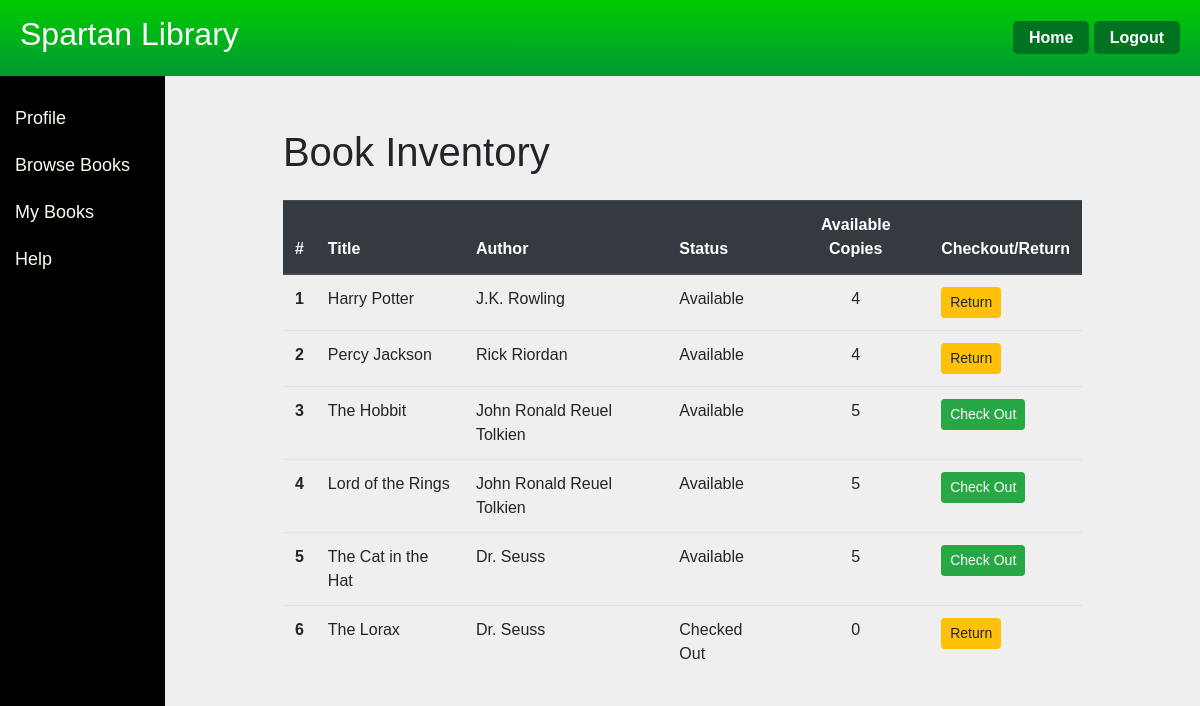
The page /book_inventory (signed in) on the database its author committed.
### app/models.py (models this page shows, shortened)
class Book(db.Model):
    id = db.Column(db.Integer, primary_key=True)
    title = db.Column(db.String(100), nullable=False)
    author = db.Column(db.String(100), nullable=False)
    status = db.Column(db.String(10), default='Available')
    available_copies = db.Column(db.Integer, default=1)
    total_copies = db.Column(db.Integer, default=1)

### app/routes.py (the view)
@main.route('/book_inventory')
def book_inventory():
    role = current_user.role if current_user.is_authenticated else 'guest'
    if current_user.is_authenticated and role not in ['admin', 'librarian', 'student']:
        return redirect(url_for('main.home'))
    books = Book.query.all()
    return render_template('book_inventory.html', books=books, role=role)

### app/models.py (called while the page is built)
@login.user_loader
def load_user(id):
    return User.query.get(int(id))

### app/templates/book_inventory.html (shortened to what this page needs)
{% extends "home.html" %}
{% block mycontent %}
<div class="container mt-5">
    <div class="row justify-content-center">
        <div class="col-md-10">
            <h1 class="mb-4">Book Inventory</h1>
            <div class="table-responsive">
                <table class="table table-hover">
                    <thead class="thead-dark">
                        <tr>
                            <th scope="col">#</th>
                            <th scope="col">Title</th>
                            <th scope="col">Author</th>
                            <th scope="col">Status</th>
                            {% if current_user.role in ['admin', 'librarian'] %}
                            <th scope="col">Available/Total</th>
                            <th scope="col">Manage Copies</th>
                            <th scope="col">Delete Book</th>
                            {% elif current_user.role == 'student' %}
                            <th scope="col" class="text-center">Available Copies</th>
                            <th scope="col">Checkout/Return</th>
                            {% else %}
                            <th scope="col" class="text-center">Available Copies</th>
                            {% endif %}
                        </tr>
                    </thead>
                    <tbody>
                        {% for book in books %}
                        <tr>
                            <th scope="row">{{ loop.index }}</th>
                            <td>{{ book.title }}</td>
                            <td>{{ book.author }}</td>
                            <td>
                                {% if book.available_copies > 0 %}
                                    Available
                                {% else %}
                                    Checked Out
                                {% endif %}
                            </td>
                            {% if current_user.role in ['admin', 'librarian'] %}
                            <td class="text-center">{{ book.available_copies }} / {{ book.total_copies }}</td>
                            <td>
                                <div class="d-flex justify-content-start">
                                    <form action="{{ url_for('main.update_copies', book_id=book.id) }}" method="post" class="mr-2">
                                        <input type="hidden" name="action" value="decrease">
                                        <button type="submit" class="btn btn-outline-secondary btn-sm">-</button>
                                    </form>
                                    <span class="mx-2">{{ book.total_copies }}</span>
                                    <form action="{{ url_for('main.update_copies', book_id=book.id) }}" method="post" class="ml-2">
                                        <input type="hidden" name="action" value="increase">
                                        <button type="submit" class="btn btn-outline-secondary btn-sm">+</button>
                                    </form>
                                </div>
                            </td>
                            <td>
                                <form action="{{ url_for('main.delete_book', book_id=book.id) }}" method="post" onsubmit="return confirm('Are you sure you want to delete this book?');">
                                    <button type="submit" class="btn btn-danger btn-sm">Delete</button>
                                </form>
                            </td>
                            {% elif current_user.role == 'student' %}
                            <td class="text-center">{{ book.available_copies }}</td>
                                <td>
                                    {% if book.available_copies > 0 and book not in current_user.books_checked_out %}
                                        <form action="{{ url_for('main.checkout_book', book_id=book.id) }}" method="post">
                                            <button type="submit" class="btn btn-success btn-sm">Check Out</button>
                                        </form>
                                    {% elif book in current_user.books_checked_out %}
                                        <form action="{{ url_for('main.return_book', book_id=book.id, return_page='book_inventory') }}" method="post">
                                            <button type="submit" class="btn btn-warning btn-sm">Return</button>
                                        </form>
                                    {% else %}
                                        <span>Unavailable</span>
                                    {% endif %}
                                </td>
                            {% else %}
                            <td class="text-center">{{ book.available_copies }}</td>
                            {% endif %}
                        </tr>
                        {% endfor %}
                    </tbody>
                </table>
            </div>
        </div>
    </div>
</div>
{% endblock %}

### app/templates/home.html (style rules this page uses)
body, html { margin: 0; padding: 0; font-family: 'Cambria', sans-serif; background-color: #efefef; height: 100%; overflow: auto; }

### rows shown on the page
Book: title "Harry Potter", author "J.K. Rowling", shows "Available", available_copies "4"
Book: title "Percy Jackson", author "Rick Riordan", shows "Available", available_copies "4"
Book: title "The Hobbit", author "John Ronald Reuel Tolkien", shows "Available", available_copies "5"
Book: title "Lord of the Rings", author "John Ronald Reuel Tolkien", shows "Available", available_copies "5"
Book: title "The Cat in the Hat", author "Dr. Seuss", shows "Available", available_copies "5"
Book: title "The Lorax", author "Dr. Seuss", shows "Checked Out", available_copies "0"
